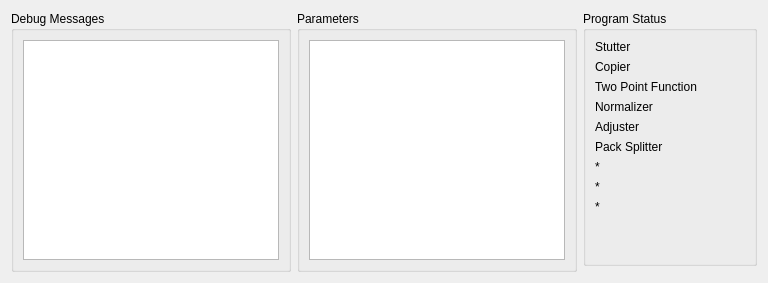
          <widget class="QWidget" name="tab">
           <attribute name="title">
            <string>Error Log</string>
           </attribute>
           <layout class="QGridLayout" name="gridLayout_53">
            <item row="0" column="1" rowspan="2">
             <widget class="QGroupBox" name="el_parameterGroup">
              <property name="title">
               <string>Parameters</string>
              </property>
              <layout class="QGridLayout" name="gridLayout_50">
               <item row="0" column="0">
                <widget class="QTextBrowser" name="el_parameterBrowser"/>
               </item>
              </layout>
             </widget>
            </item>
            <item row="0" column="2">
             <widget class="QGroupBox" name="el_statusGroup">
              <property name="title">
               <string>Program Status</string>
              </property>
              <layout class="QGridLayout" name="gridLayout_51">
               <item row="0" column="0">
                <widget class="QLabel" name="el_stutterStatus">
                 <property name="sizePolicy">
                  <sizepolicy hsizetype="Ignored" vsizetype="Preferred">
                   <horstretch>0</horstretch>
                   <verstretch>0</verstretch>
                  </sizepolicy>
                 </property>
                 <property name="minimumSize">
                  <size>
                   <width>150</width>
                   <height>0</height>
                  </size>
                 </property>
                 <property name="maximumSize">
                  <size>
                   <width>200</width>
                   <height>16777215</height>
                  </size>
                 </property>
                 <property name="text">
                  <string>Stutter</string>
                 </property>
                </widget>
               </item>
               <item row="1" column="0">
                <widget class="QLabel" name="el_copierStatus">
                 <property name="sizePolicy">
                  <sizepolicy hsizetype="Ignored" vsizetype="Preferred">
                   <horstretch>0</horstretch>
                   <verstretch>0</verstretch>
                  </sizepolicy>
                 </property>
                 <property name="minimumSize">
                  <size>
                   <width>150</width>
                   <height>0</height>
                  </size>
                 </property>
                 <property name="maximumSize">
                  <size>
                   <width>200</width>
                   <height>16777215</height>
                  </size>
                 </property>
                 <property name="text">
                  <string>Copier</string>
                 </property>
                </widget>
               </item>
               <item row="2" column="0">
                <widget class="QLabel" name="el_tpfStatus">
                 <property name="sizePolicy">
                  <sizepolicy hsizetype="Ignored" vsizetype="Preferred">
                   <horstretch>0</horstretch>
                   <verstretch>0</verstretch>
                  </sizepolicy>
                 </property>
                 <property name="minimumSize">
                  <size>
                   <width>150</width>
                   <height>0</height>
                  </size>
                 </property>
                 <property name="maximumSize">
                  <size>
                   <width>200</width>
                   <height>16777215</height>
                  </size>
                 </property>
                 <property name="text">
                  <string>Two Point Function</string>
                 </property>
                </widget>
               </item>
               <item row="3" column="0">
                <widget class="QLabel" name="el_normalizerStatus">
                 <property name="sizePolicy">
                  <sizepolicy hsizetype="Ignored" vsizetype="Preferred">
                   <horstretch>0</horstretch>
                   <verstretch>0</verstretch>
                  </sizepolicy>
                 </property>
                 <property name="minimumSize">
                  <size>
                   <width>150</width>
                   <height>0</height>
                  </size>
                 </property>
                 <property name="maximumSize">
                  <size>
                   <width>200</width>
                   <height>16777215</height>
                  </size>
                 </property>
                 <property name="text">
                  <string>Normalizer</string>
                 </property>
                </widget>
               </item>
               <item row="4" column="0">
                <widget class="QLabel" name="el_adjusterStatus">
                 <property name="sizePolicy">
                  <sizepolicy hsizetype="Ignored" vsizetype="Preferred">
                   <horstretch>0</horstretch>
                   <verstretch>0</verstretch>
                  </sizepolicy>
                 </property>
                 <property name="minimumSize">
                  <size>
                   <width>150</width>
                   <height>0</height>
                  </size>
                 </property>
                 <property name="maximumSize">
                  <size>
                   <width>200</width>
                   <height>16777215</height>
                  </size>
                 </property>
                 <property name="text">
                  <string>Adjuster</string>
                 </property>
                </widget>
               </item>
               <item row="5" column="0">
                <widget class="QLabel" name="el_packSplitter">
                 <property name="sizePolicy">
                  <sizepolicy hsizetype="Ignored" vsizetype="Preferred">
                   <horstretch>0</horstretch>
                   <verstretch>0</verstretch>
                  </sizepolicy>
                 </property>
                 <property name="minimumSize">
                  <size>
                   <width>150</width>
                   <height>0</height>
                  </size>
                 </property>
                 <property name="maximumSize">
                  <size>
                   <width>200</width>
                   <height>16777215</height>
                  </size>
                 </property>
                 <property name="text">
                  <string>Pack Splitter</string>
                 </property>
                </widget>
               </item>
               <item row="6" column="0">
                <widget class="QLabel" name="el_1">
                 <property name="sizePolicy">
                  <sizepolicy hsizetype="Ignored" vsizetype="Preferred">
                   <horstretch>0</horstretch>
                   <verstretch>0</verstretch>
                  </sizepolicy>
                 </property>
                 <property name="minimumSize">
                  <size>
                   <width>150</width>
                   <height>0</height>
                  </size>
                 </property>
                 <property name="maximumSize">
                  <size>
                   <width>200</width>
                   <height>16777215</height>
                  </size>
                 </property>
                 <property name="text">
                  <string>*</string>
                 </property>
                </widget>
               </item>
               <item row="7" column="0">
                <widget class="QLabel" name="el_2">
                 <property name="sizePolicy">
                  <sizepolicy hsizetype="Ignored" vsizetype="Preferred">
                   <horstretch>0</horstretch>
                   <verstretch>0</verstretch>
                  </sizepolicy>
                 </property>
                 <property name="minimumSize">
                  <size>
                   <width>150</width>
                   <height>0</height>
                  </size>
                 </property>
                 <property name="maximumSize">
                  <size>
                   <width>200</width>
                   <height>16777215</height>
                  </size>
                 </property>
                 <property name="text">
                  <string>*</string>
                 </property>
                </widget>
               </item>
               <item row="8" column="0">
                <widget class="QLabel" name="el_3">
                 <property name="sizePolicy">
                  <sizepolicy hsizetype="Ignored" vsizetype="Preferred">
                   <horstretch>0</horstretch>
                   <verstretch>0</verstretch>
                  </sizepolicy>
                 </property>
                 <property name="minimumSize">
                  <size>
                   <width>150</width>
                   <height>0</height>
                  </size>
                 </property>
                 <property name="maximumSize">
                  <size>
                   <width>200</width>
                   <height>16777215</height>
                  </size>
                 </property>
                 <property name="text">
                  <string>*</string>
                 </property>
                </widget>
               </item>
               <item row="9" column="0">
                <spacer name="el_verticalSpacer">
                 <property name="orientation">
                  <enum>Qt::Vertical</enum>
                 </property>
                 <property name="sizeHint" stdset="0">
                  <size>
                   <width>20</width>
                   <height>40</height>
                  </size>
                 </property>
                </spacer>
               </item>
              </layout>
             </widget>
            </item>
            <item row="0" column="0" rowspan="2">
             <widget class="QGroupBox" name="el_messageGroup">
              <property name="title">
               <string>Debug Messages</string>
              </property>
              <layout class="QGridLayout" name="gridLayout_52">
               <item row="0" column="0">
                <widget class="QTextBrowser" name="el_messageBrowser"/>
               </item>
              </layout>
             </widget>
            </item>
           </layout>
          </widget>
